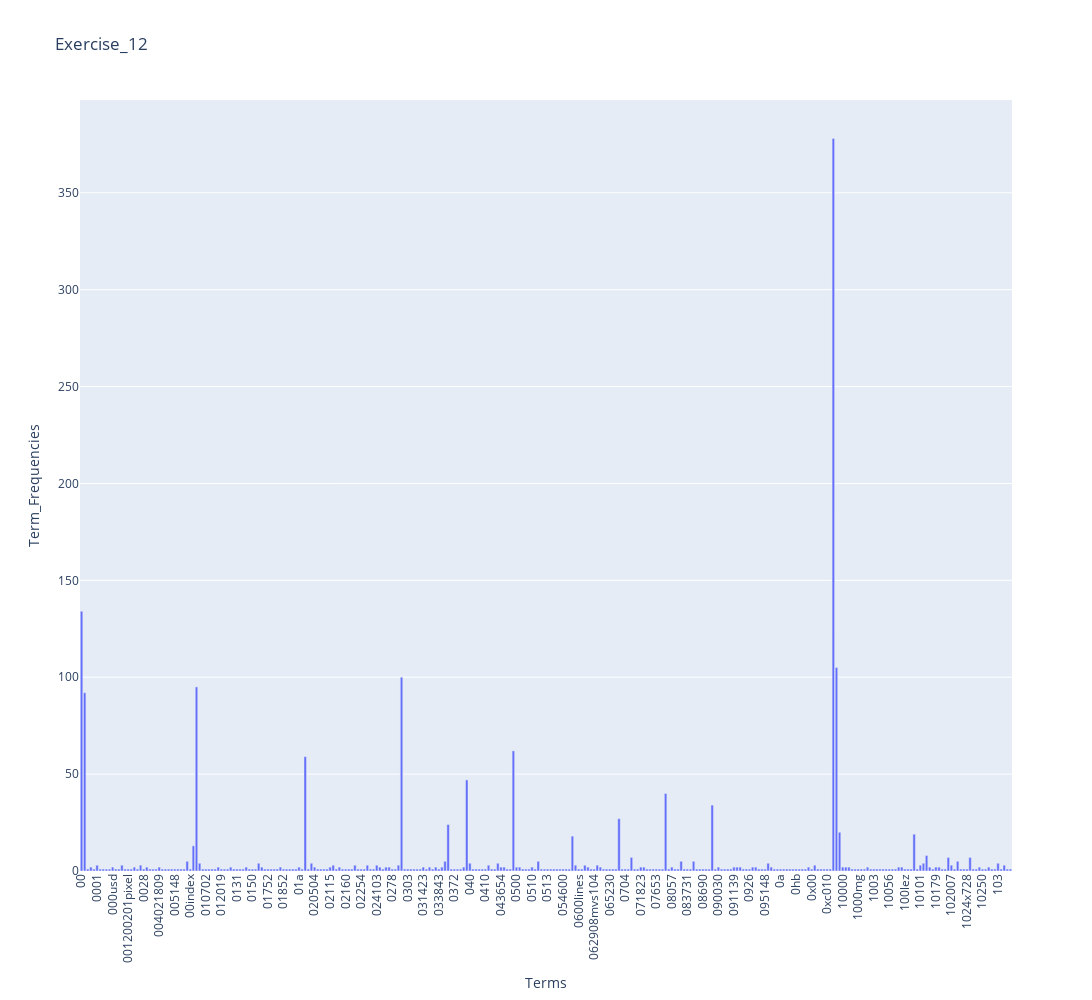

The cell this chart's notebook holds for it:
### Code cell
# Answer here
# Install and use plotly  
# Reference: https://plotly.com/python/bar-charts/ & https://plotly.com/python/reference/layout/
import plotly.express as px

# Compute frequencies
term_frequencies = np.asarray(X_counts.sum(axis=0))[0]

# Construct dataframe with terms and their calculating frequencies
df_use_plotly_ex12 = pd.DataFrame({"Terms": count_vect.get_feature_names_out()[:300], "Term_Frequencies": term_frequencies[:300]})

# Follow plotly usage
fig_ex12 = px.bar(df_use_plotly_ex12, 
             x = "Terms", 
             y = "Term_Frequencies",
             title = "Exercise_12")
fig_ex12.update_layout(xaxis_tickangle = -90, width = 2500, height = 1000) 
# Let label of x-axis rotation like the demo
# Setting figure size to avoid all things stacking together

fig_ex12.show()

### Figure 1 — Plotly figure (JSON) as saved in the notebook; plotly's stock layout.template omitted (floating-point values rounded to 4 significant figures; data arrays with more than 128 entries replaced by an {"elided": "..."} marker saying what was removed)
{"data": [{"hovertemplate": "Terms=%{x}<br>Term_Frequencies=%{y}<extra></extra>", "legendgroup": "", "marker": {"color": "#636efa", "pattern": {"shape": ""}}, "name": "", "orientation": "v", "showlegend": false, "textposition": "auto", "type": "bar", "x": {"elided": "300 str values"}, "xaxis": "x", "y": {"elided": "300 int values"}, "yaxis": "y"}], "layout": {"barmode": "relative", "height": 1000, "legend": {"tracegroupgap": 0}, "title": {"text": "Exercise_12"}, "width": 2500, "xaxis": {"anchor": "y", "domain": [0, 1], "tickangle": -90, "title": {"text": "Terms"}}, "yaxis": {"anchor": "x", "domain": [0, 1], "title": {"text": "Term_Frequencies"}}}}
